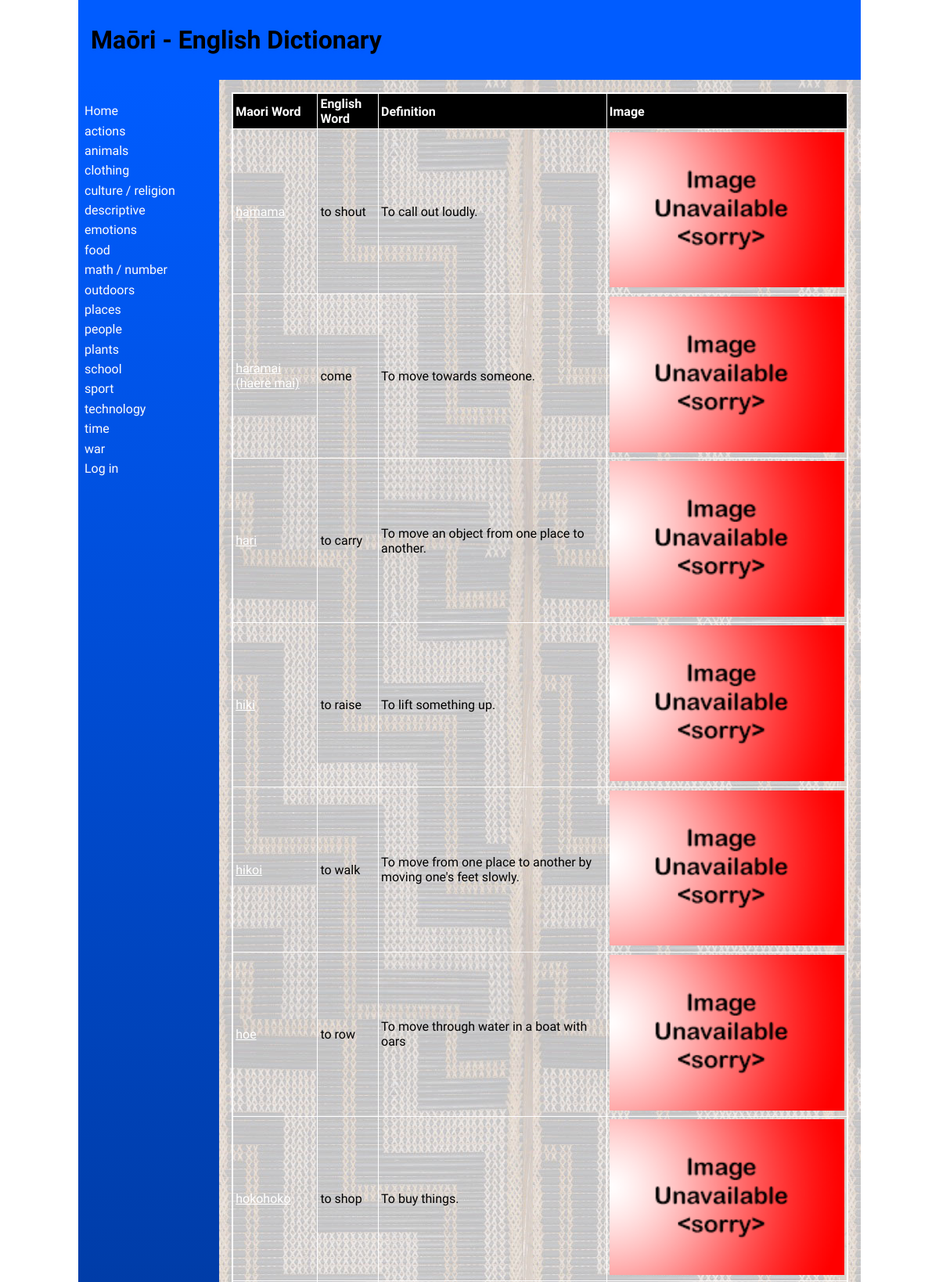
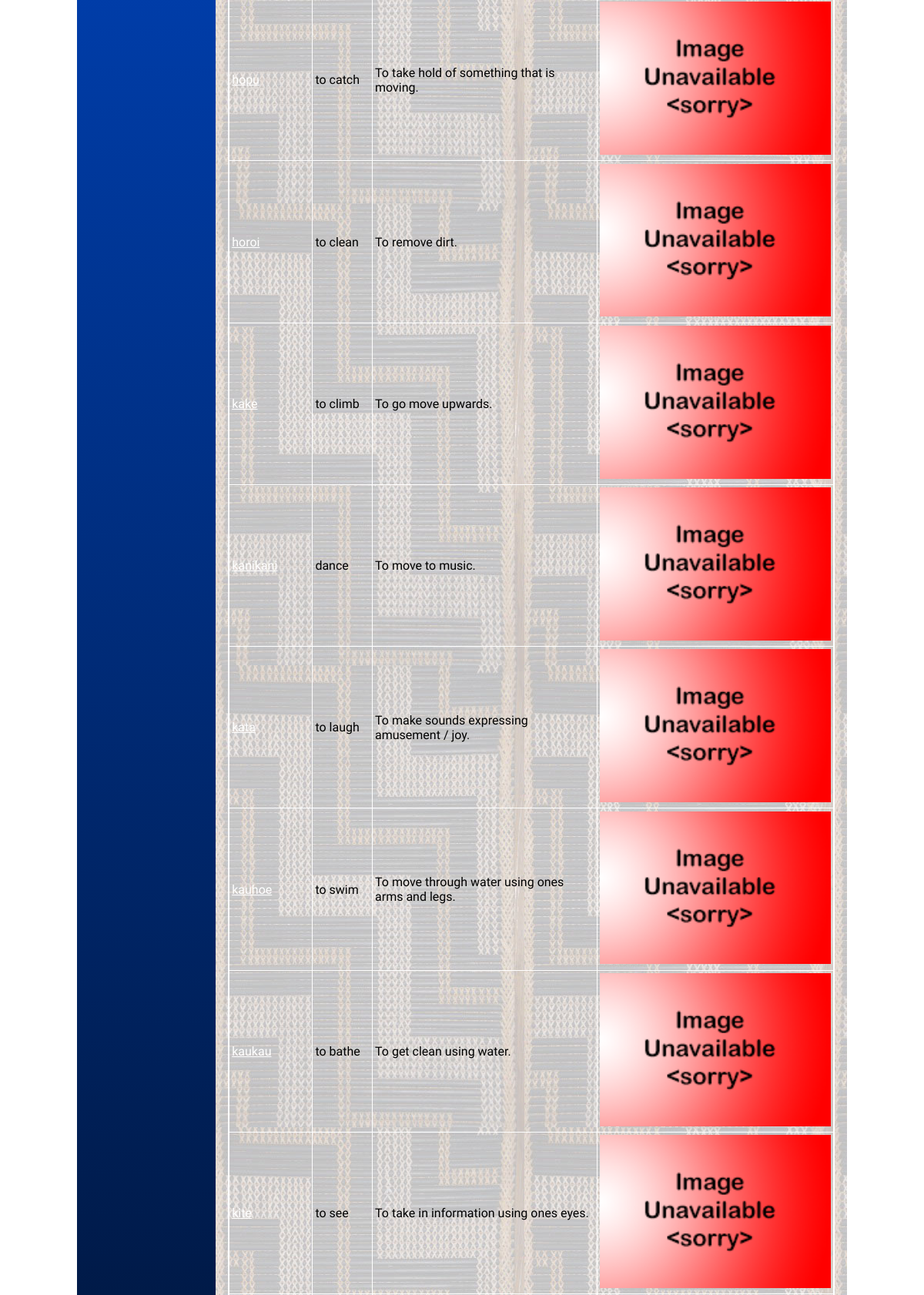
Screenshot of /categories/1 (upper part) with the database file from the repository (2 pictures, top to bottom).
### tables this page shows
CREATE TABLE "category"
(
	id INTEGER
		constraint category_pk
			primary key autoincrement,
	category_name varchar(69) not null
);

CREATE TABLE "words"
(
	maori varchar(69),
	english varchar(69),
	category integer,
	definition varchar(100),
	levels integer,
	images varchar(69),
	id integer
		constraint words_pk
			primary key autoincrement
);

### app.py (the view, shortened to what this page needs)
@app.route('/categories/<cat_id>', methods=["POST", "GET"])
def render_categorypage(cat_id):
    con = create_connection(DB_NAME)
    query = "SELECT id, maori, english, definition, levels, images FROM words WHERE category=?" \
            "ORDER BY maori ASC"
    cur = con.cursor()
    cur.execute(query, (int(cat_id),))
    definition = cur.fetchall()
    print(definition)
    con.close()
    return render_template('words.html', definitions=definition, logged_in=is_logged_in(),
                           categories=fetch_categories())

### app.py (called while the page is built)
def create_connection(db_file):
    try:
        connection = sqlite3.connect(db_file)
        return connection
    except Error as e:
        print(e)
    return None

def fetch_categories():
    con = create_connection(DB_NAME)
    query = "SELECT id, category_name FROM category"
    cur = con.cursor()
    cur.execute(query)
    categories = cur.fetchall()
    con.close()
    return categories

def is_logged_in():
    if session.get("email") is None:
        print("you are not logged in")
        return False
    else:
        print("you are logged in")
        return True

### templates/words.html (shortened to what this page needs)
{% extends 'base.html' %}
{% block heading %}Maōri - English Dictionary{% endblock %}
{% block main %}
    <table>
        <tr>
            <th>Maori Word</th>
            <th>English Word</th>
            <th>Definition</th>
            <th>Image</th>
        </tr>
        {% for definition in definitions %}
            <tr>
                <td><a href="/detail/{{ definition[0] }}">{{ definition[1] }}</a></td>
                <td>{{ definition[2] }}</td>
                <td>{{ definition[3] }}</td>
                <td>
                    <object data="/static/images/{{ definition[2] }}.jpg" type="image/jpg">
                        <img src="/static/images/noimage.jpg"
                             alt="">
                    </object>
            </tr>
        {% endfor %}
    </table>
{% endblock %}

### templates/base.html (shortened to what this page needs)
<!doctype html>
<html lang="en">
<head>
   <link href="{{ url_for('static', filename='css/style.css') }}" rel="stylesheet">
</head>
<body>
   <div id="container">
      <header>
         <h1>{% block heading %}{% endblock %}</h1>
      </header>
      <nav>
         <ul>
                <li><a href="\">Home</a></li>
                {% for category in categories %}
                <li><a href="/categories/{{ category[0] }}">{{category[1]}}</a></li>
                {% endfor %}
         <li>
             {% if logged_in %}<a href="/logout">Log out</a>{% else %}
             <a href="/login">Log in</a></li>{% endif %}
         </ul>
      </nav>
      <main>
            {% block main%}{% endblock %}
      </main>
   </div>
</body>
</html>

### static/css/style.css (style rules this page uses)
* { font-family: Comfortaa, sans-serif; margin: 0; padding: 0; box-sizing: border-box; }
#container { display: grid; grid-template-columns: 75px auto; grid-template-areas: 'nav header' 'main main' 'footer footer'; }
header { grid-area: header; background-color: #005cff; padding: 1rem; }
nav { grid-area: nav; }
main { grid-area: main; padding: 1rem; background-color: #005cff; }
h1, h2, h3, h4 { padding: 1rem 0; font-family: 'Suez One', serif; color: #000000; text-shadow: 2px 2px 4px #005cff; }
a { color: #ffffff; }
object { width: 500px; }
object>img { width: 300px; }
table { width: 100%; border: 2px solid #ffffff; border-collapse: collapse; }
th, td { border: 1px solid #ffffff; padding: 0.2rem; text-align: left; }
th { background-color: #000000; color: #ffffff; }
@media only screen and (min-width: 768px) { #container { grid-template-columns: 180px auto; grid-template-areas: 'header header' 'nav main' 'footer footer'; } }
@media only screen and (min-width: 768px) { nav { background: linear-gradient(180deg, rgb(0, 92, 255) 0%, rgb(0, 0, 0) 50%, rgb(0, 144, 255) 100%); padding: 0.5rem; } }
@media only screen and (min-width: 768px) { nav ul { list-style: none; } }
@media only screen and (min-width: 768px) { nav li { padding: 0.2rem 0; } }
@media only screen and (min-width: 768px) { nav a { color: #fdfdfd; text-decoration: none; } }
@media only screen and (min-width: 768px) { main { background-image: url('static/images/poutama.jpg'); } }
@media only screen and (min-width: 1000px) { #container { width: 1000px; margin: auto; } }

### rows the page displays
category: category_name "actions"
category: category_name "animals"
category: category_name "clothing"
category: category_name "culture / religion"
category: category_name "descriptive"
category: category_name "emotions"
category: category_name "food"
category: category_name "math / number"
category: category_name "outdoors"
category: category_name "places"
category: category_name "people"
category: category_name "plants"
category: category_name "school"
category: category_name "sport"
category: category_name "technology"
category: category_name "time"
category: category_name "war"
words: maori "hamama", english "to shout", definition "To call out loudly."
words: maori "haramai (haere mai)", english "come", definition "To move towards someone."
words: maori "hari", english "to carry", definition "To move an object from one place to another."
words: maori "hiki", english "to raise", definition "To lift something up."
words: maori "hikoi", english "to walk", definition "To move from one place to another by moving one's feet slowly."
words: maori "hoe", english "to row", definition "To move through water in a boat with oars"
words: maori "hokohoko", english "to shop", definition "To buy things."
words: maori "hopu", english "to catch", definition "To take hold of something that is moving."
words: maori "horoi", english "to clean", definition "To remove dirt."
words: maori "kake", english "to climb", definition "To go move upwards."
words: maori "kanikani", english "dance", definition "To move to music."
words: maori "kata", english "to laugh", definition "To make sounds expressing amusement / joy."
words: maori "kauhoe", english "to swim", definition "To move through water using ones arms and legs."
words: maori "kaukau", english "to bathe", definition "To get clean using water."
words: maori "kite", english "to see", definition "To take in information using ones eyes."
